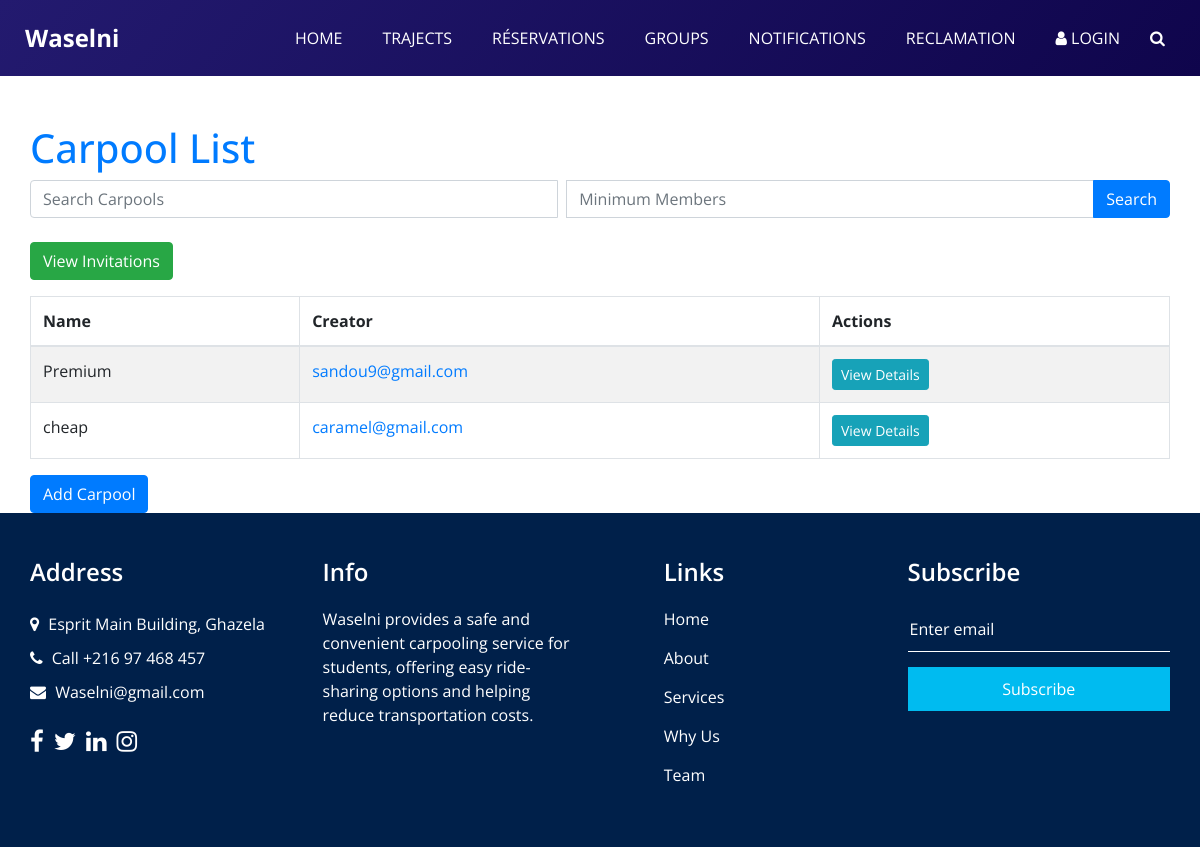
Page /group/carpool on the committed database.
### group/models.py (models this page shows, shortened)
class Carpool(models.Model):
    name = models.CharField(max_length=100, unique=True)
    members = models.ManyToManyField(Users, related_name='carpool_groups')
    creator = models.ForeignKey(Users, on_delete=models.CASCADE, related_name='created_carpools', null=True)
    description = models.TextField(blank=True, help_text="Description of the carpool's purpose.")
    rules = models.TextField(blank=True, help_text="Rules for the carpool.")

### users/models.py (models this page shows, shortened)
class Users(AbstractBaseUser, PermissionsMixin):
    email = models.EmailField(max_length=50, unique=True)
    password = models.CharField(max_length=256)  # Hashing done automatically by set_password()
    role = models.CharField(max_length=15, default='Utilisateur')
    is_active = models.BooleanField(default=True)
    is_staff = models.BooleanField(default=False)
    objects = UserManager()
    USERNAME_FIELD = 'email'
    REQUIRED_FIELDS = []

### group/views.py (the view)
# urls.py: path('carpool', views.carpool_list, name='carpool_list'),
def carpool_list(request):
    query = request.GET.get('search', '')
    member_count = request.GET.get('member_count', '')
    carpools = Carpool.objects.all()
    if query:
        carpools = carpools.filter(Q(name__icontains=query) | Q(members__email__icontains=query)).distinct()
    if member_count:
        carpools = carpools.annotate(member_count=Count('members')).filter(member_count__gte=member_count)
    return render(request, 'group/carpool_list.html', {'carpools': carpools, 'search_query': query, 'member_count': member_count})

### covoiturage/templates/group/carpool_list.html (shortened to what this page needs)
{% extends 'Home/base.html' %}
{% block content %}
    <div class="container mt-5">
        <h1 class="text-primary">Carpool List</h1>
        <form method="get" class="mb-4">
            <div class="input-group">
                <input type="text" name="search" class="form-control" placeholder="Search Carpools" value="{{ search_query }}">
                <input type="number" name="member_count" class="form-control ml-2" placeholder="Minimum Members" value="{{ member_count }}">
                <div class="input-group-append">
                    <button type="submit" class="btn btn-primary">Search</button>
                </div>
            </div>
        </form>
        <div class="mb-3">
            <a href="{% url 'invitation_list' %}" class="btn btn-success">View Invitations</a>
        </div>
        <table class="table table-striped table-bordered">
            <thead class="bg-blue">
                <tr>
                    <th>Name</th>
                    <th>Creator</th>
                    <th>Actions</th>
                </tr>
            </thead>
            <tbody>
                {% for carpool in carpools %}
                <tr>
                    <td>{{ carpool.name }}</td>
                    <td><a href="{% url 'user_detail' carpool.creator.id %}">{{ carpool.creator.email }}</a></td>
                    <td>
                        <a href="{% url 'carpool_detail' carpool.id %}" class="btn btn-info btn-sm">View Details</a>
                    </td>
                </tr>
                {% empty %}
                <tr>
                    <td colspan="4" class="text-center">No carpools available.</td>
                </tr>
                {% endfor %}
            </tbody>
        </table>
        <a href="{% url 'carpool_add' %}" class="btn btn-primary">Add Carpool</a>
    </div>
    {% endblock %}

### covoiturage/static/css/style.css (style rules this page uses)
body { font-family: "Open Sans", sans-serif; color: #0c0c0c; background-color: #ffffff; overflow-x: hidden; }
a, a:hover, a:focus { text-decoration: none; }
.btn, .btn:focus { outline: none !important; -webkit-box-shadow: none; box-shadow: none; }

### covoiturage/static/css/responsive.css (style rules this page uses)
@media (min-width: 1200px) { .container { max-width: 1170px; } }

### rows in the picture
Carpool: name "Premium", creator.email "sandou9@gmail.com"
Carpool: name "cheap", creator.email "caramel@gmail.com"
